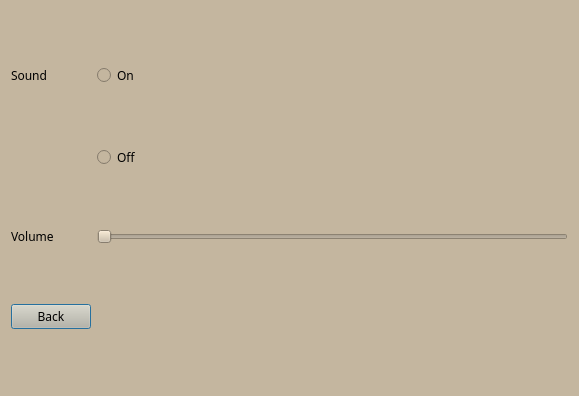
<?xml version="1.0" encoding="UTF-8"?>
<ui version="4.0">
 <class>OptionsWindow</class>
 <widget class="QDialog" name="OptionsWindow">
  <property name="geometry">
   <rect>
    <x>0</x>
    <y>0</y>
    <width>579</width>
    <height>396</height>
   </rect>
  </property>
  <property name="windowTitle">
   <string>Dialog</string>
  </property>
  <property name="styleSheet">
   <string notr="true">background-color: #c4b69f;</string>
  </property>
  <layout class="QGridLayout" name="gridLayout">
   <item row="4" column="1">
    <widget class="QSlider" name="volumeSlider">
     <property name="orientation">
      <enum>Qt::Horizontal</enum>
     </property>
    </widget>
   </item>
   <item row="1" column="1">
    <widget class="QRadioButton" name="offButton">
     <property name="font">
      <font>
       <family>MV Boli</family>
      </font>
     </property>
     <property name="text">
      <string>Off</string>
     </property>
    </widget>
   </item>
   <item row="0" column="1">
    <widget class="QRadioButton" name="onButton">
     <property name="font">
      <font>
       <family>MV Boli</family>
      </font>
     </property>
     <property name="text">
      <string>On</string>
     </property>
    </widget>
   </item>
   <item row="4" column="0">
    <widget class="QLabel" name="label_2">
     <property name="font">
      <font>
       <family>MV Boli</family>
      </font>
     </property>
     <property name="text">
      <string>Volume</string>
     </property>
    </widget>
   </item>
   <item row="0" column="0">
    <widget class="QLabel" name="label">
     <property name="font">
      <font>
       <family>MV Boli</family>
      </font>
     </property>
     <property name="text">
      <string>Sound</string>
     </property>
    </widget>
   </item>
   <item row="5" column="0">
    <widget class="QPushButton" name="backButton">
     <property name="font">
      <font>
       <family>MV Boli</family>
      </font>
     </property>
     <property name="text">
      <string>Back</string>
     </property>
    </widget>
   </item>
  </layout>
 </widget>
 <resources/>
 <connections/>
</ui>
